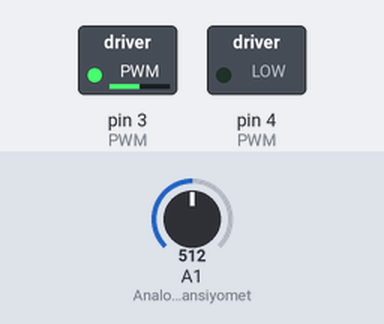
A sketch run on a simulated Arduino Uno, built with avr-gcc and run on an emulated ATmega328P. Parts: switched loads named in the sketch (green lamp = pin HIGH). The inputs (shaded band) are chosen by the test bench; at power-on: A1 (Analog_Input_Potansiyomet) = 512.

Above: at 1.2 s.
1.3 s: A1 (Analog_Input_Potansiyomet) set to 716
At 2.3 s:
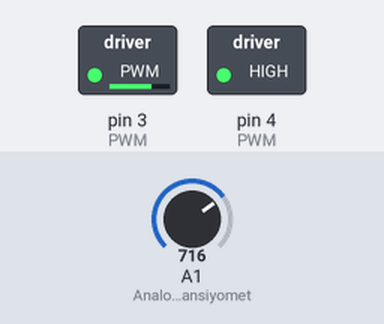
2.8 s: A1 (Analog_Input_Potansiyomet) set to 900
At 3.7 s:
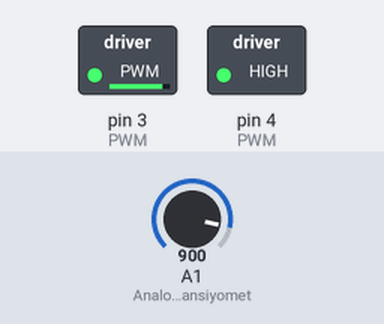
4.3 s: A1 (Analog_Input_Potansiyomet) set to 122
At 5.0 s:
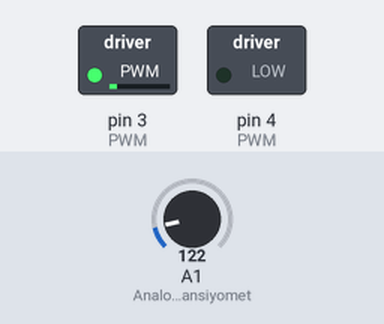
5.8 s: A1 (Analog_Input_Potansiyomet) set to 0
At 6.4 s:
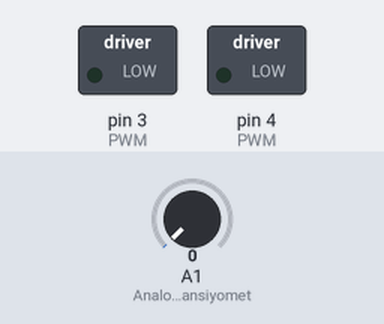
7.3 s: A1 (Analog_Input_Potansiyomet) set to 511
At 7.7 s:
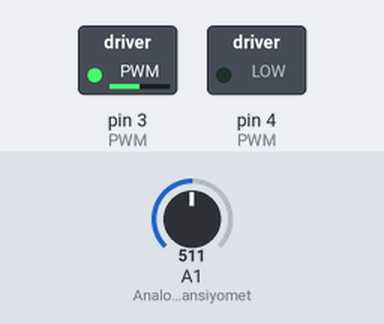
Timing chart, 0 to 9.8 s (numbered marks = the images above; inputs shaded):
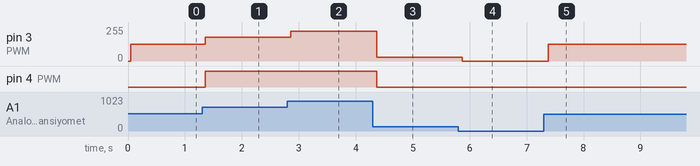

The sketch:

L293B.ino
```cpp
void setup() {
  pinMode(A1, INPUT); // Analog Input Potansiyometre
  pinMode(3, OUTPUT); // PWM
  pinMode(4, OUTPUT); // PWM

}

void loop() {
  int konum = analogRead(A1);
  konum = map(konum, 0, 1023, 0, 255);
  delay(50);
  analogWrite(3, konum);
  analogWrite(4, konum);
}
```

Measured:
- after the input at 1.3 s, pin 3 (PWM): 127/255 → 178/255 after 0.06 s; pin 4 (PWM): LOW → HIGH after 0.06 s
- after the input at 2.8 s, pin 3 (PWM): 178/255 → 224/255 after 0.06 s
- after the input at 4.3 s, pin 3 (PWM): 224/255 → 30/255 after 0.07 s; pin 4 (PWM): HIGH → LOW after 0.07 s
- after the input at 5.8 s, pin 3 (PWM): 30/255 → 0/255 after 0.07 s
- after the input at 7.3 s, pin 3 (PWM): 0/255 → 127/255 after 0.08 s
